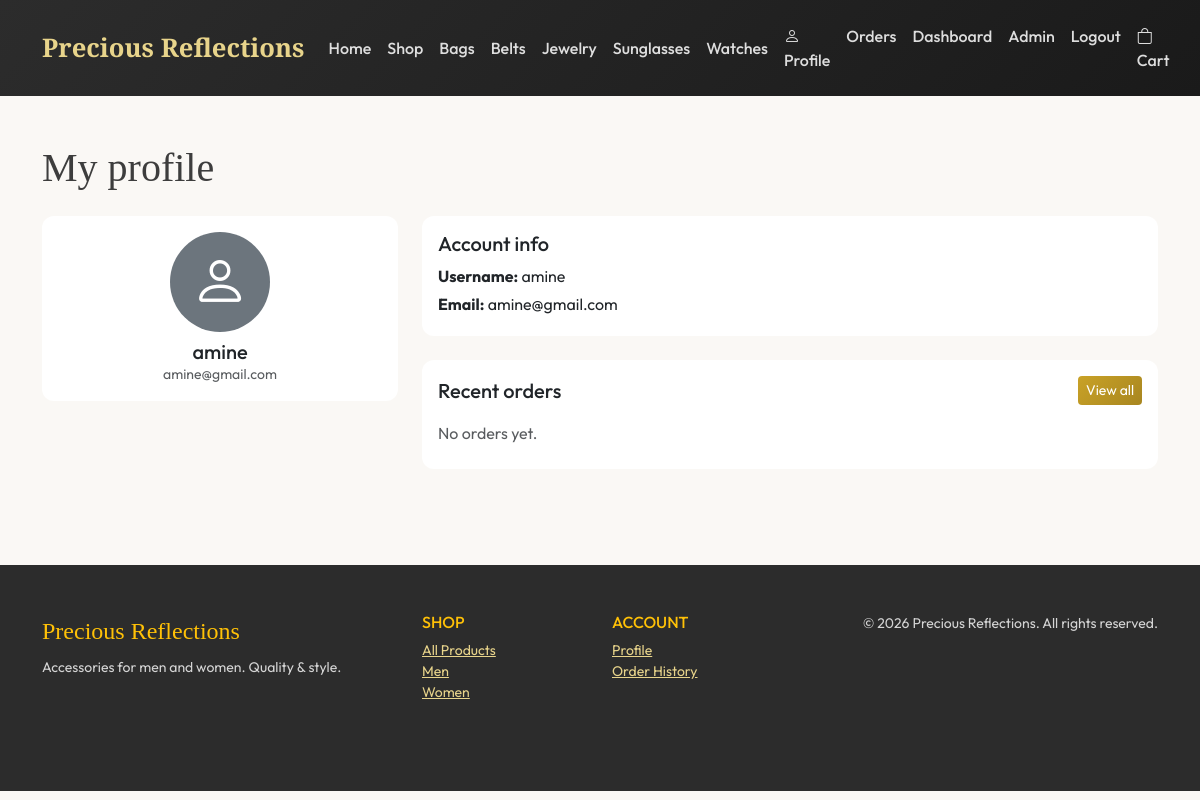
/accounts/profile/ (signed in), run on the app's committed database.
### store/models.py (models this page shows, shortened)
class Category(models.Model):
    name = models.CharField(max_length=100)
    slug = models.SlugField(unique=True, max_length=100)
    description = models.TextField(blank=True)
    image = models.ImageField(upload_to='categories/', blank=True, null=True)
    created_at = models.DateTimeField(auto_now_add=True)
    class Meta:
        verbose_name_plural = 'Categories'
        ordering = ['name']

### accounts/views.py (the view)
# urls.py: path('profile/', views.profile_view, name='profile'),
@login_required
def profile_view(request):
    profile, _ = UserProfile.objects.get_or_create(user=request.user)
    orders = request.user.orders.all()[:20]
    return render(request, 'accounts/profile.html', {'profile': profile, 'orders': orders})

### store/context_processors.py (called while the page is built)
def cart_count(request):
    count = 0
    if request.session.get('cart'):
        for item in request.session['cart'].values():
            count += item.get('quantity', 0)
    return {'cart_count': count}

def categories_nav(request):
    from .models import Category
    categories = Category.objects.all()[:10]
    return {'nav_categories': categories}

### templates/accounts/profile.html (shortened to what this page needs)
{% extends 'base.html' %}
{% load static %}
{% block content %}
<div class="container py-4">
  <h1 class="font-serif mb-4">My profile</h1>
  <div class="row">
    <div class="col-md-4 mb-4">
      <div class="card">
        <div class="card-body text-center">
          {% if profile.avatar %}
          <img src="{{ profile.avatar.url }}" alt="Avatar" class="rounded-circle mb-2" style="width: 100px; height: 100px; object-fit: cover;">
          {% else %}
          <div class="rounded-circle bg-secondary d-inline-flex align-items-center justify-content-center text-white mb-2" style="width: 100px; height: 100px;"><i class="bi bi-person display-4"></i></div>
          {% endif %}
          <h5 class="mb-0">{{ user.get_full_name|default:user.username }}</h5>
          <p class="text-muted small mb-0">{{ user.email|default:user.username }}</p>
        </div>
      </div>
    </div>
    <div class="col-md-8">
      <div class="card mb-4">
        <div class="card-body">
          <h5 class="card-title">Account info</h5>
          <p class="mb-1"><strong>Username:</strong> {{ user.username }}</p>
          {% if user.email %}<p class="mb-1"><strong>Email:</strong> {{ user.email }}</p>{% endif %}
        </div>
      </div>
      <div class="card">
        <div class="card-body">
          <h5 class="card-title d-flex justify-content-between align-items-center">
            Recent orders
            <a href="{% url 'accounts:order_history' %}" class="btn btn-gold btn-sm">View all</a>
          </h5>
          <ul class="list-group list-group-flush">
            {% for order in orders %}
            <li class="list-group-item d-flex justify-content-between align-items-center px-0">
              <span>Order #{{ order.id }} — ${{ order.total }} <span class="badge bg-secondary">{{ order.get_status_display }}</span></span>
              <span class="text-muted small">{{ order.created_at|date:"M d, Y" }}</span>
            </li>
            {% empty %}
            <li class="list-group-item text-muted px-0">No orders yet.</li>
            {% endfor %}
          </ul>
        </div>
      </div>
    </div>
  </div>
</div>
{% endblock %}

### templates/base.html (shortened to what this page needs)
{% load static %}
<!DOCTYPE html>
<html lang="en">
<head>
  <link href="https://cdn.jsdelivr.net/npm/bootstrap@5.3.2/dist/css/bootstrap.min.css" rel="stylesheet">
  <link rel="stylesheet" href="https://cdn.jsdelivr.net/npm/bootstrap-icons@1.11.1/font/bootstrap-icons.css">
</head>
<body>
  <nav class="navbar navbar-expand-lg navbar-dark py-3">
    <div class="container">
      <a class="navbar-brand" href="{% url 'store:home' %}">Precious Reflections</a>
      <div class="collapse navbar-collapse" id="nav">
        <ul class="navbar-nav me-auto">
          <li class="nav-item"><a class="nav-link" href="{% url 'store:home' %}">Home</a></li>
          <li class="nav-item"><a class="nav-link" href="{% url 'store:shop' %}">Shop</a></li>
          {% for cat in nav_categories %}
          <li class="nav-item"><a class="nav-link" href="{% url 'store:shop' %}?category={{ cat.slug }}">{{ cat.name }}</a></li>
          {% endfor %}
        </ul>
        <ul class="navbar-nav">
          {% if user.is_authenticated %}
            <li class="nav-item"><a class="nav-link" href="{% url 'accounts:profile' %}"><i class="bi bi-person"></i> Profile</a></li>
            <li class="nav-item"><a class="nav-link" href="{% url 'accounts:order_history' %}">Orders</a></li>
            {% if user.is_staff %}
            <li class="nav-item"><a class="nav-link" href="{% url 'store:admin_dashboard' %}">Dashboard</a></li>
            <li class="nav-item"><a class="nav-link" href="{% url 'admin:index' %}">Admin</a></li>
            {% endif %}
            <li class="nav-item"><a class="nav-link" href="{% url 'accounts:logout' %}">Logout</a></li>
          {% else %}
            <li class="nav-item"><a class="nav-link" href="{% url 'accounts:login' %}">Login</a></li>
            <li class="nav-item"><a class="nav-link" href="{% url 'accounts:register' %}">Register</a></li>
          {% endif %}
          <li class="nav-item">
            <a class="nav-link position-relative" href="{% url 'store:cart' %}">
              <i class="bi bi-bag"></i> Cart
            </a>
          </li>
        </ul>
      </div>
    </div>
  </nav>
  <main class="py-4">
    {% block content %}{% endblock %}
  </main>
  <footer class="py-5 mt-5">
    <div class="container">
      <div class="row">
        <div class="col-md-4 mb-4">
          <span class="font-serif fs-4 text-warning">Precious Reflections</span>
          <p class="mt-2 small">Accessories for men and women. Quality & style.</p>
        </div>
        <div class="col-md-2 mb-4">
          <h6 class="text-uppercase text-warning">Shop</h6>
          <ul class="list-unstyled small">
            <li><a href="{% url 'store:shop' %}">All Products</a></li>
            <li><a href="{% url 'store:shop' %}?gender=M">Men</a></li>
            <li><a href="{% url 'store:shop' %}?gender=F">Women</a></li>
          </ul>
        </div>
        <div class="col-md-2 mb-4">
          <h6 class="text-uppercase text-warning">Account</h6>
          <ul class="list-unstyled small">
            {% if user.is_authenticated %}
            <li><a href="{% url 'accounts:profile' %}">Profile</a></li>
            <li><a href="{% url 'accounts:order_history' %}">Order History</a></li>
            {% else %}
            <li><a href="{% url 'accounts:login' %}">Login</a></li>
            <li><a href="{% url 'accounts:register' %}">Register</a></li>
            {% endif %}
          </ul>
        </div>
        <div class="col-md-4 mb-4 text-md-end small">
          &copy; {% now "Y" %} Precious Reflections. All rights reserved.
        </div>
      </div>
    </div>
  </footer>
</body>
</html>

### templates/base.html (style rules this page uses)
:root { --gold: #c9a227; --gold-light: #e8d48b; --charcoal: #2c2c2c; --cream: #faf8f5; --text: #3d3d3d; }
body { font-family: 'Outfit', sans-serif; background: var(--cream); color: var(--text); }
.font-serif { font-family: 'Cormorant Garamond', serif; }
.navbar { background: linear-gradient(135deg, var(--charcoal) 0%, #1a1a1a 100%) !important; }
.navbar-brand { font-family: 'Cormorant Garamond', serif; font-size: 1.6rem; font-weight: 600; color: var(--gold-light) !important; }
.nav-link { color: rgba(255,255,255,.85) !important; font-weight: 500; }
.btn-gold { background: linear-gradient(135deg, var(--gold), #a88620); color: #fff; border: none; }
.card { border: none; border-radius: 12px; overflow: hidden; transition: transform .2s, box-shadow .2s; }
footer { background: var(--charcoal); color: rgba(255,255,255,.8); }
footer a { color: var(--gold-light); }

### data on the page
Category: name "Bags"
Category: name "Belts"
Category: name "Jewelry"
Category: name "Sunglasses"
Category: name "Watches"

### other printed values
{{ user.get_full_name|default:user.username }} "amine"
{{ user.email|default:user.username }} "amine@gmail.com"
{{ user.username }} "amine"
{{ user.email }} "amine@gmail.com"
